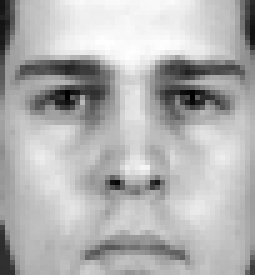
%> input picture Dissertation/Code/test_images/1_1.bmp, 51 x 55 px (shown 5 times larger)
$ octave facepca.m   (GNU Octave 9; MATLAB toolbox functions it lacks are replaced by stand-ins)
%> lines starting %> are read from the running program, lines starting %| are printed output that depends on the picture
% filepath
%path = 'C:\\Users\\user\\Documents\\Uni Work\\Uni-Work-2015\\Dissertation\\Code\\xm2vts\\';

%read 3 face images
face1 = imread('C:\\Users\\user\\Documents\\Uni Work\\Uni-Work-2015\\Dissertation\\Code\\xm2vts\\1_1.bmp');
%> face1 is the input picture: size 55x51 uint8; min 0, max 255, mean 177.9
face2 = imread('C:\\Users\\user\\Documents\\Uni Work\\Uni-Work-2015\\Dissertation\\Code\\xm2vts\\1_2.bmp');
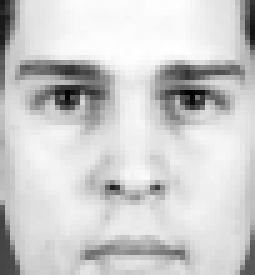
%> input picture Dissertation/Code/test_images/1_2.bmp, 51 x 55 px (shown 5 times larger)
%> face2 is the input picture: size 55x51 uint8; min 0, max 255, mean 205.2
face3 = imread('C:\\Users\\user\\Documents\\Uni Work\\Uni-Work-2015\\Dissertation\\Code\\xm2vts\\1_3.bmp');
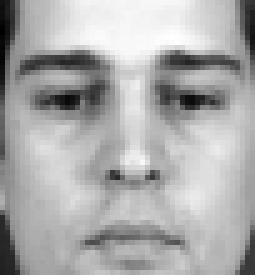
%> input picture Dissertation/Code/test_images/1_3.bmp, 51 x 55 px (shown 5 times larger)
%> face3 is the input picture: size 55x51 uint8; min 0, max 255, mean 171.1
face4 = imread('C:\\Users\\user\\Documents\\Uni Work\\Uni-Work-2015\\Dissertation\\Code\\xm2vts\\1_4.bmp');
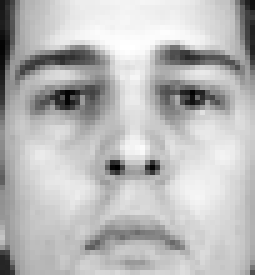
%> input picture Dissertation/Code/test_images/1_4.bmp, 51 x 55 px (shown 5 times larger)
%> face4 is the input picture: size 55x51 uint8; min 0, max 255, mean 185.6
face5 = imread('C:\\Users\\user\\Documents\\Uni Work\\Uni-Work-2015\\Dissertation\\Code\\xm2vts\\1_5.bmp');
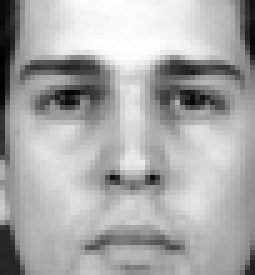
%> input picture Dissertation/Code/test_images/1_5.bmp, 51 x 55 px (shown 5 times larger)
%> face5 is the input picture: size 55x51 uint8; min 0, max 255, mean 169.8
face6 = imread('C:\\Users\\user\\Documents\\Uni Work\\Uni-Work-2015\\Dissertation\\Code\\xm2vts\\1_6.bmp');
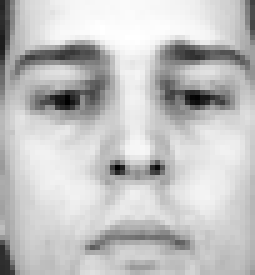
%> input picture Dissertation/Code/test_images/1_6.bmp, 51 x 55 px (shown 5 times larger)
%> face6 is the input picture: size 55x51 uint8; min 0, max 255, mean 193.9
%> (the run ends here)
